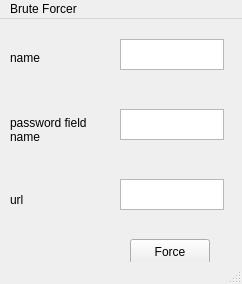
<?xml version="1.0" encoding="UTF-8"?>
<ui version="4.0">
 <class>MainWindow</class>
 <widget class="QMainWindow" name="MainWindow">
  <property name="geometry">
   <rect>
    <x>0</x>
    <y>0</y>
    <width>242</width>
    <height>284</height>
   </rect>
  </property>
  <property name="windowTitle">
   <string>MainWindow</string>
  </property>
  <widget class="QWidget" name="centralwidget">
   <widget class="QLabel" name="label_name">
    <property name="geometry">
     <rect>
      <x>10</x>
      <y>30</y>
      <width>54</width>
      <height>17</height>
     </rect>
    </property>
    <property name="text">
     <string>name</string>
    </property>
   </widget>
   <widget class="QPushButton" name="btn_Force">
    <property name="geometry">
     <rect>
      <x>130</x>
      <y>220</y>
      <width>80</width>
      <height>25</height>
     </rect>
    </property>
    <property name="text">
     <string>Force</string>
    </property>
   </widget>
   <widget class="QTextEdit" name="text_name">
    <property name="geometry">
     <rect>
      <x>120</x>
      <y>20</y>
      <width>104</width>
      <height>31</height>
     </rect>
    </property>
   </widget>
   <widget class="QLabel" name="label_password">
    <property name="geometry">
     <rect>
      <x>10</x>
      <y>70</y>
      <width>161</width>
      <height>81</height>
     </rect>
    </property>
    <property name="text">
     <string>password field 
name</string>
    </property>
   </widget>
   <widget class="QTextEdit" name="text_password">
    <property name="geometry">
     <rect>
      <x>120</x>
      <y>90</y>
      <width>104</width>
      <height>31</height>
     </rect>
    </property>
   </widget>
   <widget class="QTextEdit" name="text_url">
    <property name="geometry">
     <rect>
      <x>120</x>
      <y>160</y>
      <width>104</width>
      <height>31</height>
     </rect>
    </property>
   </widget>
   <widget class="QLabel" name="label_url">
    <property name="geometry">
     <rect>
      <x>10</x>
      <y>140</y>
      <width>161</width>
      <height>81</height>
     </rect>
    </property>
    <property name="text">
     <string>url</string>
    </property>
   </widget>
  </widget>
  <widget class="QMenuBar" name="menubar">
   <property name="geometry">
    <rect>
     <x>0</x>
     <y>0</y>
     <width>242</width>
     <height>23</height>
    </rect>
   </property>
   <widget class="QMenu" name="menuBrute_Forcer">
    <property name="title">
     <string>Brute Forcer</string>
    </property>
   </widget>
   <addaction name="menuBrute_Forcer"/>
  </widget>
  <widget class="QStatusBar" name="statusbar"/>
 </widget>
 <resources/>
 <connections/>
</ui>
